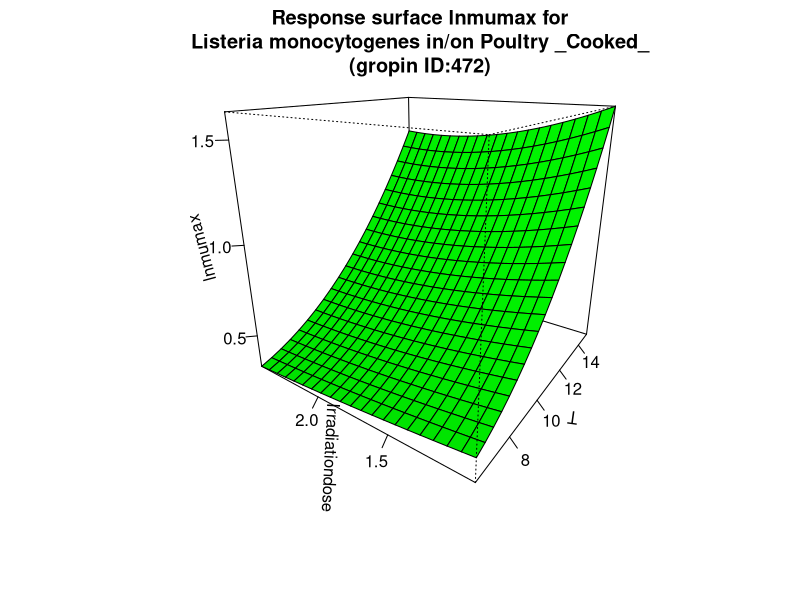

Reproduce this figure in R.
#############################
# start of Parameter script
#############################
T <- seq(6.006,14.985014985015,length.out=21)
Irradiationdose <- seq(1.001,2.4975024975025,length.out=21)
#############################
# end of Parameter script
#############################
############################# 
# start of Model script Gropin ID 472 
#############################
 
# constant coefficients for this model
 
variables <- data.frame(T,Irradiationdose)
argumentsPar <- expand.grid(variables)
 
# heart of the model
response_surface <- function(T,Irradiationdose) {
   mumax <-0.42-0.036*T+0.18*Irradiationdose+0.01*(T^2)-0.065*(Irradiationdose^2)-0.054*T*Irradiationdose+0.014*T*(Irradiationdose^2)-0.000088*Irradiationdose*(T^2)

return(mumax=mumax)
} 

# output parameters
responseSurface <- cbind(argumentsPar,response_surface(argumentsPar['T'],argumentsPar['Irradiationdose']))
colnames(responseSurface) <- c(colnames(argumentsPar),'lnmumax')
#############################
# End of Model script
#############################
############################# 
# start of Visualisation script Gropin ID 472 
#############################
persp(T,Irradiationdose,matrix(unlist(responseSurface$'lnmumax'),nrow=21),col = 'green',xlab='T',ylab='Irradiationdose',zlab='lnmumax',main='Response surface lnmumax for
Listeria monocytogenes in/on Poultry _Cooked_
(gropin ID:472)',theta=305,phi=20,shade=0.25,ticktype = 'detailed')
#############################
# End of Visualisation script
#############################
